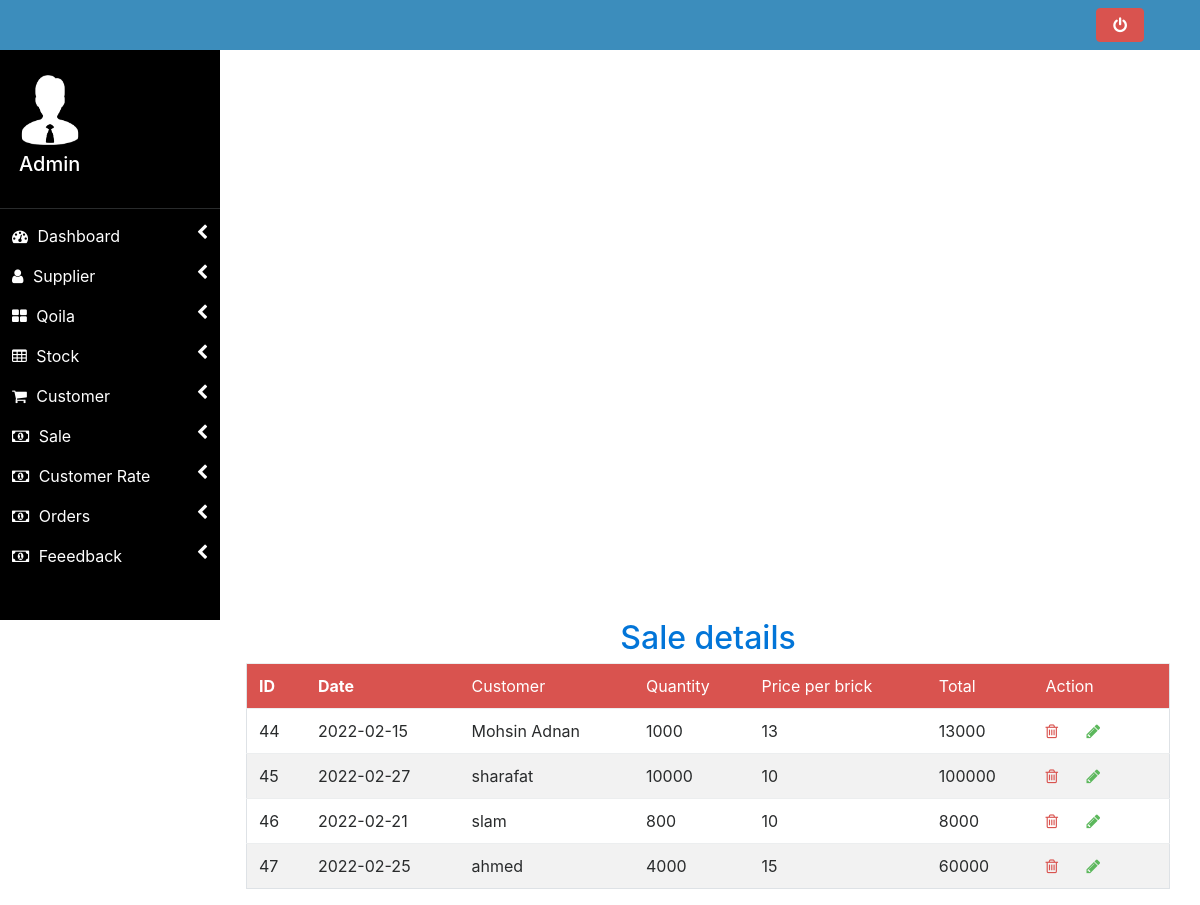
The app's page /admin/sale_details.php (signed in) with its own data.
### tables this page shows
CREATE TABLE `sale` (
  `id` int(11) NOT NULL,
  `date` date NOT NULL,
  `customer` varchar(34) NOT NULL,
  `quantity` int(11) NOT NULL,
  `price` int(11) NOT NULL,
  `total` int(11) NOT NULL
);

CREATE TABLE `customer` (
  `id` int(11) NOT NULL,
  `name` varchar(50) NOT NULL,
  `fname` varchar(34) NOT NULL,
  `contact` varchar(34) NOT NULL,
  `email` varchar(45) NOT NULL,
  `password` varchar(12) NOT NULL,
  `address` varchar(40) NOT NULL
);

### admin/sale_details.php (the view, shortened to what this page needs)
<?php
include 'header.php';
 include 'config.php';
?>
    <div class="mx-auto col-md-12 col-sm-12" >
    <h2 class="text-center text-primary">Sale details </h2>
    <table class="table border table-striped">
    <tr class="bg-danger text-white">
        <th>ID</th>
        <th>Date</th>
        <td>Customer</td>
        <td>Quantity</td>
        <td>Price per brick</td>
        <td>Total</td>
        <td>Action</td>
        </tr>
        <?php
      $qry="SELECT s.*,c.name FROM sale s,customer c WHERE c.id=s.customer";
        $res=mysqli_query($con,$qry);
        $ab=mysqli_num_rows($res);
        if($ab>0){
            while($row=mysqli_fetch_assoc($res)){
        ?>
        <tr>
            <td><?php echo $row['id']; ?></td>
             <td><?php echo $row['date']; ?></td>
             <td><?php echo $row['name']; ?></td>
             <td><?php echo $row['quantity']; ?></td>
             <td><?php echo $row['price']; ?></td>
             <td><?php echo $row['total']; ?></td>
             <td><a href="sale_details.php?delete=<?php echo $row['id'];  ?>"><span class="text-danger fa fa-trash-o"></span></a>
            <a href="sale_bricks.php?edit=<?php echo $row['id'];  ?>"><span class="text-success px-4 fa fa-pencil"></span></a></td>
        </tr>
        <?php
            }
        }else
            echo '';
        ?>
    </table>
    </div>
<?php
include 'footer.php';
?>

### admin/style.css (style rules this page uses)
* { box-sizing: border-box; }

### records on screen
sale: id "44", date "2022-02-15", customer.name "Mohsin Adnan", quantity "1000", price "13", total "13000"
sale: id "45", date "2022-02-27", customer.name "sharafat", quantity "10000", price "10", total "100000"
sale: id "46", date "2022-02-21", customer.name "slam", quantity "800", price "10", total "8000"
sale: id "47", date "2022-02-25", customer.name "ahmed", quantity "4000", price "15", total "60000"
